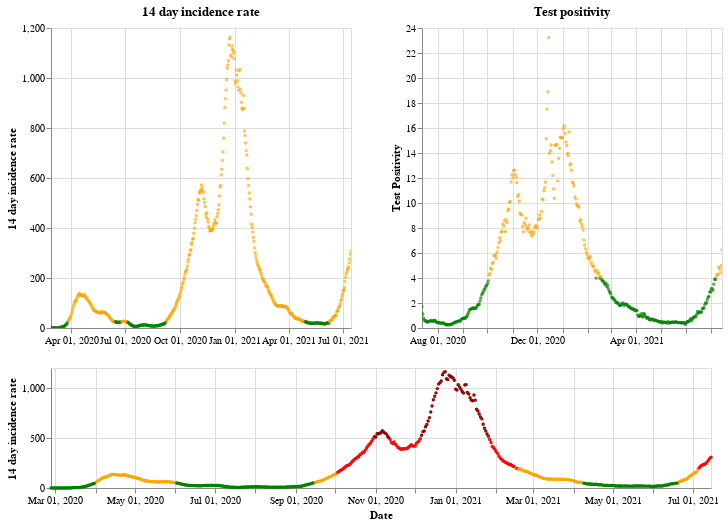

Write notebook code for a chart like this one.
### Markdown cell above
## Wales

### Code cell
plot_traffic_light('Wales')

### Figure 1 — Vega-Lite specification as saved in the notebook (floating-point values rounded to 4 significant figures; data arrays with more than 128 entries replaced by an {"elided": "..."} marker saying what was removed)
{"config": {"view": {"continuousWidth": 400, "continuousHeight": 300}}, "vconcat": [{"hconcat": [{"mark": {"type": "point", "size": 2}, "encoding": {"color": {"condition": {"value": "green", "test": "(datum.twoWeeklyCasesRate <= 25)"}, "value": "orange"}, "tooltip": [{"type": "nominal", "field": "areaName"}, {"type": "temporal", "field": "date"}, {"type": "quantitative", "field": "twoWeeklyCasesRate"}, {"type": "quantitative", "field": "testPositivity"}], "x": {"type": "temporal", "axis": {"title": ""}, "field": "date", "scale": {"domain": {"selection": "DateBrush"}}, "timeUnit": "yearmonthdate"}, "y": {"type": "quantitative", "axis": {"title": "14 day incidence rate"}, "field": "twoWeeklyCasesRate"}}, "title": "14 day incidence rate", "width": 300}, {"mark": {"type": "point", "size": 2}, "encoding": {"color": {"condition": {"value": "green", "test": "(datum.testPositivity <= 4)"}, "value": "orange"}, "tooltip": [{"type": "nominal", "field": "areaName"}, {"type": "temporal", "field": "date"}, {"type": "quantitative", "field": "twoWeeklyCasesRate"}, {"type": "quantitative", "field": "testPositivity"}], "x": {"type": "temporal", "axis": {"title": ""}, "field": "date", "scale": {"domain": {"selection": "DateBrush"}}, "timeUnit": "yearmonthdate"}, "y": {"type": "quantitative", "axis": {"title": "Test Positivity"}, "field": "testPositivity"}}, "title": "Test positivity", "width": 300}]}, {"layer": [{"mark": {"type": "point", "size": 2}, "encoding": {"color": {"condition": {"value": "orange", "test": "(((datum.testPositivity < 4) && (datum.twoWeeklyCasesRate >= 50)) && (datum.twoWeeklyCasesRate < 200))"}, "value": "red"}, "opacity": {"condition": {"value": 1, "test": "((datum.twoWeeklyCasesRate >= 50) && (datum.twoWeeklyCasesRate < 500))"}, "value": 0}, "tooltip": [{"type": "nominal", "field": "areaName"}, {"type": "temporal", "field": "date"}, {"type": "quantitative", "field": "twoWeeklyCasesRate"}, {"type": "quantitative", "field": "testPositivity"}], "x": {"type": "temporal", "axis": {"title": "Date"}, "field": "date", "timeUnit": "yearmonthdate"}, "y": {"type": "quantitative", "axis": {"title": "14 day incidence rate"}, "field": "twoWeeklyCasesRate"}}, "selection": {"DateBrush": {"type": "interval", "encodings": ["x"], "fields": ["Time"]}}}, {"mark": {"type": "point", "size": 2}, "encoding": {"color": {"value": "darkred"}, "opacity": {"condition": {"value": 1, "test": "(datum.twoWeeklyCasesRate >= 500)"}, "value": 0}, "tooltip": [{"type": "nominal", "field": "areaName"}, {"type": "temporal", "field": "date"}, {"type": "quantitative", "field": "twoWeeklyCasesRate"}, {"type": "quantitative", "field": "testPositivity"}], "x": {"type": "temporal", "axis": {"title": "Date"}, "field": "date", "timeUnit": "yearmonthdate"}, "y": {"type": "quantitative", "axis": {"title": "14 day incidence rate"}, "field": "twoWeeklyCasesRate"}}}, {"mark": {"type": "point", "size": 2}, "encoding": {"color": {"condition": {"value": "green", "test": "((datum.testPositivity < 4) && (datum.twoWeeklyCasesRate < 50))"}, "value": "orange"}, "opacity": {"condition": {"value": 1, "test": "(datum.twoWeeklyCasesRate < 50)"}, "value": 0}, "tooltip": [{"type": "nominal", "field": "areaName"}, {"type": "temporal", "field": "date"}, {"type": "quantitative", "field": "twoWeeklyCasesRate"}, {"type": "quantitative", "field": "testPositivity"}], "x": {"type": "temporal", "axis": {"title": "Date"}, "field": "date", "timeUnit": "yearmonthdate"}, "y": {"type": "quantitative", "axis": {"title": "14 day incidence rate"}, "field": "twoWeeklyCasesRate"}}}], "height": 120, "width": 660}], "data": {"name": "data-8030a794a47acdc3ac4c2dfe805a6f6f"}, "$schema": "https://vega.github.io/schema/vega-lite/v4.8.1.json", "datasets": {"data-8030a794a47acdc3ac4c2dfe805a6f6f": {"elided": "505 records"}}}
